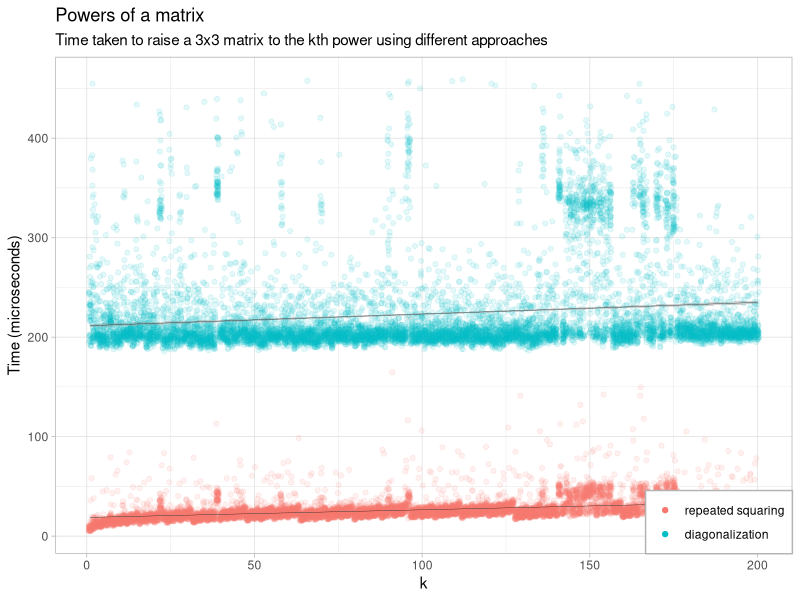

Write the R code that produced this figure.
#!/usr/bin/Rscript

# Response to
# https://eric.netlify.com/2017/08/08/taking-powers-of-a-matrix-in-r/

library(tidyverse)
library(microbenchmark)

same = function(e, w) {
  eps = max(abs(e - w))
  eps == 0
}

test_properties = function(f, A) {
  list(
    "A^4 == AAAA"       = same(f(A, 4), A %*% A %*% A %*% A),
    "A^1 == A"          = same(f(A, 1), A),
    "A^0 == I"          = same(f(A, 0), diag(1, nrow(A)))
  )
}

set.seed(1)
n = 3
A = matrix(sample(10, n^2, TRUE), n, n)

pow_iter = function (A, k) {
  if(k==0) {
    diag(1, nrow(A))
  } else {
    A %*% pow_iter(A, (k-1))
  }
}

# Calculate exponentatiation by repeated squaring.
# See SICP 2nd edition, 1.2.4
# https://mitpress.mit.edu/sicp/chapter1/node15.html

pow_sq_recursive = function (A, k) {
  if(k == 0) {
    # identity
    diag(1, nrow(A))
  } else if(k %% 2 == 1) {
    A %*% pow_sq_recursive(A, k-1)
  } else {
    pow_sq_recursive(A %*% A, k %/% 2)
  }
}

# Iterative version of pow_sq_recursive
pow_sq_ = function (A, k, f) {
  if(k == 0) {
    f
  } else if(k %% 2 == 1) {
    pow_sq_(A, k-1, f %*% A)
  } else {
    pow_sq_(A %*% A, k %/% 2, f)
  }
}

pow_sq_iter = function (A, k) {
  I = diag(1, nrow(A))
  pow_sq_(A, k, I)
}

`%^%` = pow_sq_recursive

# Eric's Eigenvalue method.
# https://eric.netlify.com/2017/08/08/taking-powers-of-a-matrix-in-r/
pow_eigen = function(A, k) {
  eig = eigen(A)
  stopifnot(length(unique(eig$values)) == nrow(A))

  P = eig$vectors
  D = diag(eig$values ^ k)
  Ak = P %*% D %*% solve(P)
  Re(Ak)
}

`%^^%` = pow_eigen

print("pow_iter")
test_properties(pow_iter, A)

print("pow_sq")
test_properties(pow_sq_recursive, A)

print("pow_eigen")
test_properties(pow_eigen, A)

times = 1:200 %>%
  map_df(~
    microbenchmark(
      "repeated squaring" = A %^% .,
      "diagonalization" = A %^^% .,
      times = 50
    ) %>%
    as_data_frame() %>%
    mutate(k = .x)
  ) %>%
  filter(time < quantile(time, 0.99))

ggplot(times, aes(x = k, y = time / 1e3, group = expr)) +
  geom_jitter(aes(color = expr), alpha = 0.1) +
  geom_smooth(method = "lm", color = "black", size = 0.1) +
# geom_point(data = df_intersect) +
# geom_text(aes(label = sprintf("(%0.0f, %0.0f)", k, time)),
#           data = df_intersect, 
#           vjust = 2, hjust = 0, size = 3) +
  guides(color = guide_legend(override.aes = list(alpha = 1))) +
  theme_light() +
  theme(legend.position = c(1, 0), 
        legend.justification = c(1, 0),
        legend.background = element_rect(color = "grey70")) +
  labs(y = "Time (microseconds)", color = NULL,
       title = "Powers of a matrix",
       subtitle = paste0(
         "Time taken to raise a 3x3 matrix to the", 
         " kth power using different approaches")
       )
